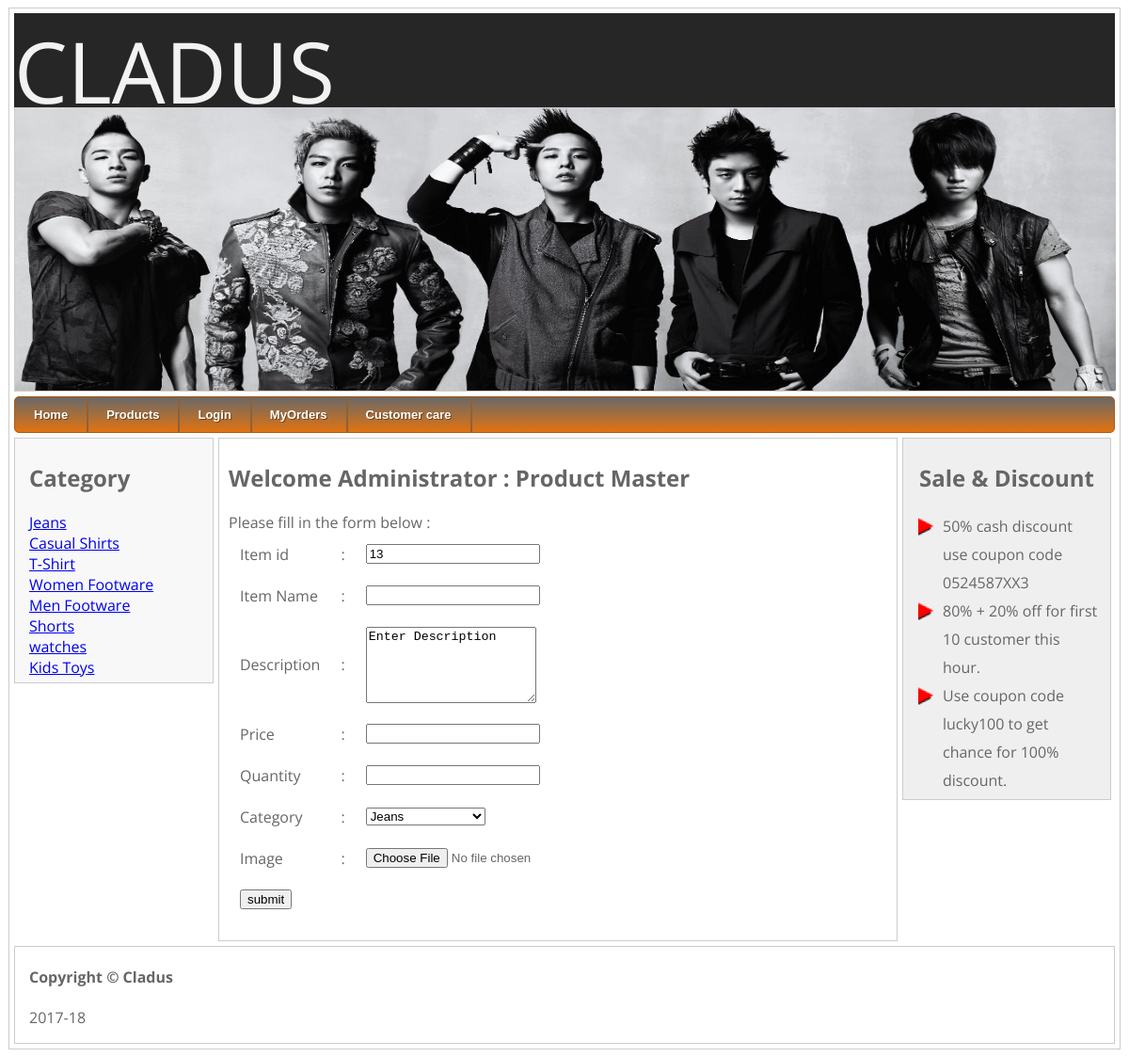
Page /AdminProdMaster.php on the committed database.
### tables this page shows
CREATE TABLE IF NOT EXISTS `category` (
  `categoryid` int(11) NOT NULL AUTO_INCREMENT,
  `categoryname` varchar(200) NOT NULL,
  PRIMARY KEY (`categoryid`)
);

### AdminProdMaster.php (the view, shortened to what this page needs)
<?php
	require_once("master_header.php");
if(isset($_POST["add"]))
{
	if (isset($_FILES['image']['name']))
  {
		echo "uploading....";
	  $mid=$_POST["txtItemid"];
    $saveto = "$mid.jpg";
	$fname=$saveto;
		$saveto="uploadedfiles\\".$saveto;
    move_uploaded_file($_FILES['image']['tmp_name'], $saveto);
	echo "---------------------------".$saveto;
    $typeok = TRUE;
    switch($_FILES['image']['type'])
    {
      case "image/gif":   $src = imagecreatefromgif($saveto); break;
      case "image/jpeg":
      case "image/pjpeg": $src = imagecreatefromjpeg($saveto); break;
      case "image/png":   $src = imagecreatefrompng($saveto); break;
      default:            $typeok = FALSE; break;
    }
    if ($typeok)
    {
      list($w, $h) = getimagesize($saveto);
      $max = 100;
      $tw  = $w;
      $th  = $h;
      if ($w > $h && $max < $w)
      {
        $th = $max / $w * $h;
        $tw = $max;
      }
      elseif ($h > $w && $max < $h)
      {
        $tw = $max / $h * $w;
        $th = $max;
      }
      elseif ($max < $w)
      {
        $tw = $th = $max;
      }
      $tmp = imagecreatetruecolor($tw, $th);
      imagecopyresampled($tmp, $src, 0, 0, 0, 0, $tw, $th, $w, $h);
      imageconvolution($tmp, array(array(-1, -1, -1),
        array(-1, 16, -1), array(-1, -1, -1)), 8, 0);
      imagejpeg($tmp, $saveto);
      imagedestroy($tmp);
      imagedestroy($src);
    }
  }
    $itemid=$_POST["txtItemid"];
	$itemname =$_POST["txtItemName"];
	$description =$_POST["txtDescription"];
	$price =$_POST["txtPrice"];
	$qty=$_POST["txtQty"];
	$categoryname = $_POST["txtCategory"];
	$query="insert into products values (".$itemid.",'".$itemname."','".$description."',".$price.",".$qty.",'".$categoryname."','".$fname."')";
	if(mysql_query($query))
	{
	echo "Producted successfully inserted...!!";
	}
	else
	{
		echo mysql_error();
	}
}
else
{
	$itemid=0;
	$q="select * from products";
	$r=mysql_query($q);
				while($f=mysql_fetch_array($r))
				{
					if($f['itemno']>$itemid)
					{
						$itemid=$f['itemno'];
					}
				}
				$itemid++;
}
	?>
<h1>Welcome Administrator : Product Master </h1>
Please fill in the form below :<br>
<FORM METHOD=POST ACTION="" enctype='multipart/form-data'>
<TABLE cellpadding="10">
<TR>
	<TD>Item id</TD>
	<TD>:</TD>
	<TD><INPUT TYPE="text" NAME="txtItemid" value="<?php echo $itemid; ?>" readonly="true"> </TD>
</TR>
<TR>
	<TD>Item Name</TD>
	<TD>:</TD>
	<TD><INPUT TYPE="text" NAME="txtItemName"></TD>
</TR>
<TR>
	<TD>Description</TD>
	<TD>:</TD>
	<TD><TEXTAREA NAME="txtDescription" ROWS="5" COLS="20" onfocus="this.value=''">Enter Description</TEXTAREA></TD>
</TR>
<TR>
	<TD>Price</TD>
	<TD>:</TD>
	<TD><INPUT TYPE="text" NAME="txtPrice"></TD>
</TR>
<TR>
	<TD>Quantity</TD>
	<TD>:</TD>
	<TD><INPUT TYPE="text" NAME="txtQty"></TD>
</TR>
<TR>
	<TD>Category</TD>
	<TD>:</TD>
	<TD>
	<SELECT NAME="txtCategory">
	<?php
	$q="select * from category";
	$r=mysql_query($q);
				while($f=mysql_fetch_array($r))
				{
				echo "<option value= '".$f['categoryname']."'>".$f['categoryname']."</option>" ;
				}
	?>
	</SELECT></TD>
</TR>
<TR>
	<TD>Image</TD>
	<TD>:</TD>
	<TD><input type='file' name='image' size='14'></TD>
</TR>
<TR>
	<TD colspan="3"><INPUT TYPE="submit" value="submit" name="add"></TD>
</TR>
</TABLE>
</FORM>
<?php
	require_once("master_footer.php");
	?>

### master_header.php (shortened to what this page needs)
<!DOCTYPE HTML PUBLIC "-//W3C//DTD HTML 4.0 Transitional//EN">
<HTML>
<HEAD>
<link rel="stylesheet" type="text/css" href="styles.css">
<link rel="stylesheet" type="text/css" href="menu_assets\styles.css">
	<link rel="stylesheet" type="text/css" href="engine1/style.css" media="screen" />
</HEAD>
<BODY>
<div id="pagewrap">
     <div class="header_wrapper">
                <div class="logo">
                    <span>CLADUS</span>
                </div>
                <div class="tagline">
                    <span>where fashion lies</span>
                </div>
        </div>
	<header>
		 <IMG SRC="img/img1.jpg" WIDTH="1170" HEIGHT="300" BORDER=0 ALT="">
	</header>
	<div id="menu">
	<div id='cssmenu'>
		<ul>
		   <li>
		   <?php
		   if(isset($_SESSION["utype"]))
		   {
			   if($_SESSION["utype"]=='U')
			   {
			   ?>
			 <a href="index.php"><span><?php echo $_SESSION["cname"];?>'s Home</span></a>
				   <?php
			   }
			   else if($_SESSION["utype"]=='A')
			   {
				?>
			 <a href="adminhome.php"><span>Admin Home</span></a>
				   <?php
			   }
		   }
		   else
		   {
			?>
		    <a href="index.php"><span>Home</span></a>
				<?php
		   }
			?>
		   </li>
		   <li><a href="index.php"><span>Products</span></a></li>
		   <li>
		   <?php
		   if(isset($_SESSION["uname"]))
		   {
			   ?>
			<a href="logout.php"><span>Logout</span>
				   <?php
		   }
		   else
		   {
			?>
		   <a href="login.php"><span>Login</span>
				<?php
		   }
			?>
		   </a></li>
		   <li><a href="cart.php"><span>MyOrders</span></a></li>
		     <li class='has_sub'><a href="customarcare.php"><span>Customer care</span></a>
			 </li>
		</ul>
		</div>
	</div>
	<section id="content">
		<h2>Category </h2>
		<?php
		$q="select * from category";
				$r=mysql_query($q);
				while($f=mysql_fetch_array($r))
				{
				$categoryname= $f["categoryname"];
				echo "<a href='index.php?categoryname=".$categoryname."'>".$categoryname."</a><br>";
				}
				?>
	</section>
	<section id="middle">

### styles.css (style rules this page uses)
.header_wrapper { background-color: #262626; height: 100px; margin: auto; }
.logo { color: #f2f2f2; font-size: 90; }
.tagline { font-size: 12; color: #f2f2f2; text-transform: lowercase; padding-top: 65; font-family: cursive; }
body { font-family: 'Open Sans', sans-serif; color: #666; }
ul { list-style-type: none; padding: 0; margin: 0; }
#pagewrap { padding: 5px; width: 1170px; margin: 5px auto; }
header { height: 300px; padding: 0 0 0 0; background-image:url("img//header.jpg"); background-size:cover; }
#menu { margin:0 0 5px 0; }
#content { width: 180px; float: left; padding: 5px 15px; }
#middle { width: 700px; float: left; padding: 5px 10px; margin: 0px 5px 5px 5px; }
#content { background: #f8f8f8; }
header, #content, #middle, #sidebar { margin-bottom: 5px; }
#pagewrap, header, #content, #middle, #sidebar, footer { border: solid 1px #ccc; }

### menu_assets/styles.css (style rules this page uses)
#cssmenu { height:37px; display:block; padding:0; margin: 0 auto; border:1px solid; border-radius:5px; }
#cssmenu > ul { list-style:inside none; padding:0; margin:0; }
#cssmenu > ul > li { list-style:inside none; padding:0; margin:0; float:left; display:block; position:relative; }
#cssmenu > ul > li > a { outline:none; display:block; position:relative; padding:12px 20px; font:bold 13px/100% Arial, Helvetica, sans-serif; text-align:center; text-decoration:none; text-shadow:1px 1px 0 rgba(0,0,0, 0.4); }
#cssmenu > ul > li:first-child > a { border-radius:5px 0 0 5px; }
#cssmenu > ul > li > a:after { content:''; position:absolute; border-right:1px solid; top:-1px; bottom:-1px; right:-2px; z-index:99; }
#cssmenu, #cssmenu > ul > li > ul > li a:hover { background:#696969; background:-moz-linear-gradient(top, #696969 0%, #e17310 100%); background:-webkit-gradient(linear, left top, left bottom, color-stop(0%,#696969), color-stop(100%,#e17310)); background:-webkit-linear-gradient(top, #696969 0%,#e17310 100%); background:-o-linear-gradient(top, #696969 0%,#e17310 100%); background:-ms-linear-gradient(top, #696969 0%,#e17310 100%); background:linear-gradient(top, #696969 0%,#e17310 100%); filter:progid:DXImageTransform.Microsoft.gradient(startColorstr='#696969', endColorstr='#e17310',GradientType=0); }
#cssmenu { border-color:#b05a0d; }
#cssmenu > ul > li > a { border-right:1px solid #b05a0d; color:#fff; }
#cssmenu > ul > li > a:after { border-color:#696969; }

### rows in the picture
category: categoryname "Jeans"
category: categoryname "Casual Shirts"
category: categoryname "T-Shirt"
category: categoryname "Women Footware"
category: categoryname "Men Footware"
category: categoryname "Shorts"
category: categoryname "watches"
category: categoryname "Kids Toys"

### other values in the picture
form field txtCategory "Jeans"
